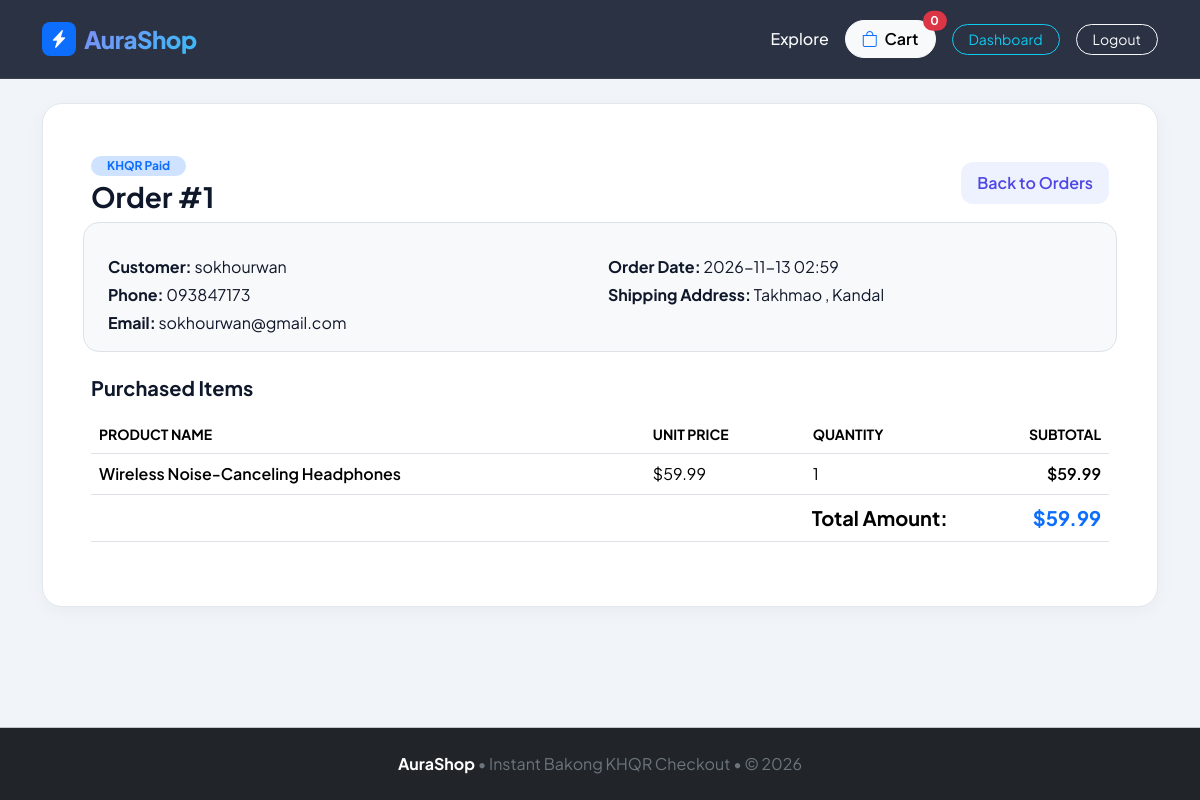
The app's page /admin/orders/1 (signed in) with its own data.
### app.py (models this page shows)
class Order(db.Model):
    id = db.Column(db.Integer, primary_key=True)
    customer_name = db.Column(db.String(150), nullable=False)
    email = db.Column(db.String(150), nullable=False)
    phone = db.Column(db.String(50), nullable=False)
    shipping_address = db.Column(db.Text, nullable=False)
    total_amount = db.Column(db.Float, nullable=False)
    order_date = db.Column(db.DateTime, default=datetime.utcnow)
    items = db.relationship('OrderItem', backref='order', lazy=True)

class OrderItem(db.Model):
    id = db.Column(db.Integer, primary_key=True)
    order_id = db.Column(db.Integer, db.ForeignKey('order.id'), nullable=False)
    product_name = db.Column(db.String(150), nullable=False)
    quantity = db.Column(db.Integer, nullable=False)
    price = db.Column(db.Float, nullable=False)

### app.py (the view)
@app.route('/admin/orders/<int:order_id>')
@admin_required
def admin_order_detail(order_id):
    order = Order.query.get_or_404(order_id)
    return render_template('admin/order_detail.html', order=order)

### app.py (called while the page is built)
def admin_required(f):
    @wraps(f)
    def decorated_function(*args, **kwargs):
        if not session.get('admin_logged_in'):
            flash('Please log in as Admin first.', 'warning')
            return redirect(url_for('admin_login'))
        return f(*args, **kwargs)
    return decorated_function

@app.context_processor
def inject_cart_count():
    cart = session.get('cart', {})
    total_qty = sum(cart.values())
    return dict(cart_count=total_qty, store_name="AuraShop")

### templates/admin/order_detail.html
{% extends 'base.html' %}
{% block content %}
<div class="surface-card p-4 p-lg-5">
    <div class="d-flex justify-content-between align-items-center mb-4">
        <div>
            <span class="badge bg-primary-subtle text-primary rounded-pill px-3 mb-1">KHQR Paid</span>
            <h3 class="fw-bold mb-0">Order #{{ order.id }}</h3>
        </div>
        <a href="{{ url_for('admin_orders') }}" class="btn btn-soft">Back to Orders</a>
    </div>
    <div class="row g-3 bg-light p-3 rounded-4 mb-4 border">
        <div class="col-md-6">
            <p class="mb-1"><strong>Customer:</strong> {{ order.customer_name }}</p>
            <p class="mb-1"><strong>Phone:</strong> {{ order.phone }}</p>
            <p class="mb-0"><strong>Email:</strong> {{ order.email }}</p>
        </div>
        <div class="col-md-6">
            <p class="mb-1"><strong>Order Date:</strong> {{ order.order_date.strftime('%Y-%m-%d %H:%M') }}</p>
            <p class="mb-0"><strong>Shipping Address:</strong> {{ order.shipping_address }}</p>
        </div>
    </div>
    <h5 class="fw-bold mb-3">Purchased Items</h5>
    <div class="table-responsive">
        <table class="table align-middle">
            <thead class="text-muted small text-uppercase">
                <tr>
                    <th>Product Name</th>
                    <th>Unit Price</th>
                    <th>Quantity</th>
                    <th class="text-end">Subtotal</th>
                </tr>
            </thead>
            <tbody>
                {% for item in order.items %}
                <tr>
                    <td class="fw-semibold">{{ item.product_name }}</td>
                    <td>${{ "%.2f"|format(item.price) }}</td>
                    <td>{{ item.quantity }}</td>
                    <td class="text-end fw-semibold">${{ "%.2f"|format(item.price * item.quantity) }}</td>
                </tr>
                {% endfor %}
            </tbody>
            <tfoot>
                <tr>
                    <th colspan="3" class="text-end fs-5">Total Amount:</th>
                    <th class="text-end fs-5 text-primary">${{ "%.2f"|format(order.total_amount) }}</th>
                </tr>
            </tfoot>
        </table>
    </div>
</div>
{% endblock %}

### templates/base.html (shortened to what this page needs)
<!DOCTYPE html>
<html lang="en">
<head>
    <link href="https://cdn.jsdelivr.net/npm/bootstrap@5.3.2/dist/css/bootstrap.min.css" rel="stylesheet">
    <link rel="stylesheet" href="https://cdn.jsdelivr.net/npm/bootstrap-icons@1.11.1/font/bootstrap-icons.css">
    <link rel="stylesheet" href="{{ url_for('static', filename='css/style.css') }}">
</head>
<body class="d-flex flex-column min-vh-100">
<nav class="navbar navbar-expand-lg navbar-dark navbar-glass sticky-top py-3">
    <div class="container">
        <a class="navbar-brand fs-4 d-flex align-items-center gap-2" href="{{ url_for('index') }}">
            <span class="badge rounded-3 bg-primary p-2"><i class="bi bi-lightning-charge-fill text-white"></i></span>
            <span class="brand-gradient">{{ store_name }}</span>
        </a>
        <div class="d-flex align-items-center gap-3">
            <a href="{{ url_for('index') }}" class="nav-link text-light fw-medium">Explore</a>
            <a href="{{ url_for('cart') }}" class="btn btn-light rounded-pill px-3 fw-semibold position-relative">
                <i class="bi bi-bag text-primary me-1"></i> Cart
                <span class="position-absolute top-0 start-100 translate-middle badge rounded-pill bg-danger">
                    {{ cart_count }}
                </span>
            </a>
            {% if session.get('admin_logged_in') %}
                <a href="{{ url_for('admin_products') }}" class="btn btn-sm btn-outline-info rounded-pill px-3">Dashboard</a>
                <a href="{{ url_for('admin_logout') }}" class="btn btn-sm btn-outline-light rounded-pill px-3">Logout</a>
            {% else %}
                <a href="{{ url_for('admin_login') }}" class="nav-link text-secondary small">Admin</a>
            {% endif %}
        </div>
    </div>
</nav>
<div class="container my-4 flex-grow-1">
    {% block content %}{% endblock %}
</div>
<footer class="bg-dark text-secondary text-center py-4 mt-5 border-top border-secondary-subtle">
    <div class="container">
        <span class="text-white fw-bold">{{ store_name }}</span> &bull; Instant Bakong KHQR Checkout &bull; &copy; 2026
    </div>
</footer>
</body>
</html>

### static/css/style.css (style rules this page uses)
:root { --primary: #4f46e5; --primary-hover: #4338ca; --dark-bg: #0f172a; --surface: #ffffff; --page-bg: #f1f5f9; --text-main: #0f172a; --text-muted: #64748b; --khqr-red: #e1232e; }
body { background-color: var(--page-bg); color: var(--text-main); font-family: 'Plus Jakarta Sans', sans-serif; -webkit-font-smoothing: antialiased; }
.navbar-glass { background: rgba(15, 23, 42, 0.88); backdrop-filter: blur(14px); -webkit-backdrop-filter: blur(14px); border-bottom: 1px solid rgba(255, 255, 255, 0.08); }
.brand-gradient { background: linear-gradient(135deg, #818cf8 0%, #38bdf8 100%); -webkit-background-clip: text; -webkit-text-fill-color: transparent; font-weight: 800; letter-spacing: -0.5px; }
.btn-soft { background: #eef2ff; color: var(--primary); font-weight: 600; border-radius: 12px; border: none; padding: 9px 16px; transition: all 0.2s ease; }
.surface-card { background: var(--surface); border: 1px solid #e2e8f0; border-radius: 20px; box-shadow: 0 4px 20px -2px rgba(15, 23, 42, 0.05); }

### records on screen
Order: id "1", customer_name "sokhourwan", phone "093847173", email "sokhourwan@gmail.com", order_date "2026-11-13 02:59", shipping_address "Takhmao , Kandal", total_amount "59.99"
OrderItem: product_name "Wireless Noise-Canceling Headphones", price "59.99", quantity "1", item.price*item.quantity "59.99"

### other values on screen
{{ store_name }} "AuraShop"
{{ cart_count }} "0"
